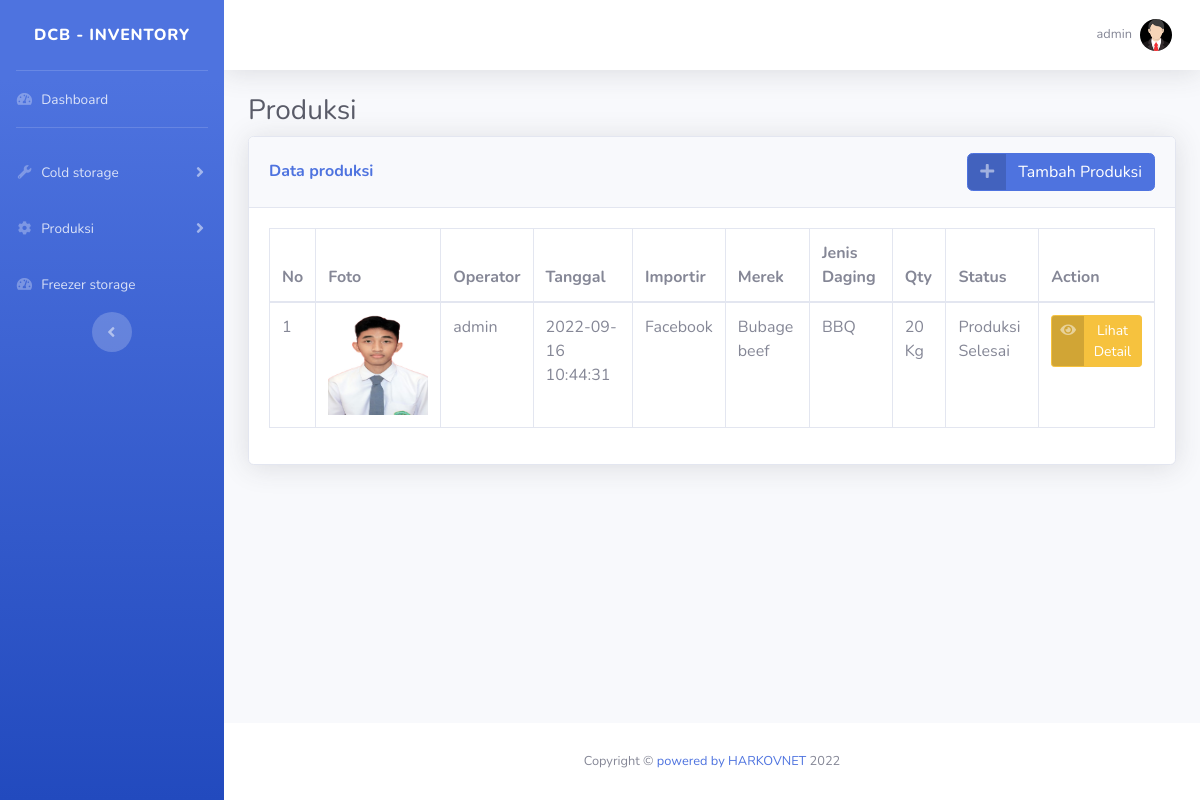
Screenshot of /Inventory/produksi/produksi.php (signed in) with the database file from the repository.
### tables this page shows
CREATE TABLE `tempcoldstorage` (
  `id` int(10) NOT NULL,
  `tanggalwaktu` varchar(30) NOT NULL,
  `importir` varchar(30) NOT NULL,
  `merek` varchar(30) NOT NULL,
  `jenisdaging` varchar(30) NOT NULL,
  `qty` float NOT NULL,
  `hargadasar` float NOT NULL,
  `hargaaset` float NOT NULL,
  `operator` varchar(30) NOT NULL,
  `foto` varchar(100) NOT NULL,
  `status` int(3) NOT NULL,
  `jenisproduksi` varchar(100) NOT NULL,
  `qtyhasil` varchar(100) NOT NULL,
  `berat` varchar(100) NOT NULL,
  `totalassetfreezer` varchar(30) NOT NULL
);

### Inventory/produksi/produksi.php (the view, shortened to what this page needs)
<!DOCTYPE html>
<?php
include '../../database.php';
?>
<html lang="en">
<head>
    <link href="https://cdnjs.cloudflare.com/ajax/libs/select2/4.0.10/css/select2.min.css" rel="stylesheet" />
    <link rel="stylesheet" href="https://cdnjs.cloudflare.com/ajax/libs/font-awesome/5.15.1/css/all.min.css" />
    <link href="../../assets/css/sb-admin-2.min.css" rel="stylesheet">
    <link href="../../assets/vendor/datatables/dataTables.bootstrap4.min.css" rel="stylesheet">
</head>
<body id="page-top">
    <div id="wrapper">
        <ul class="navbar-nav bg-gradient-primary sidebar sidebar-dark accordion" id="accordionSidebar">
            <a class="sidebar-brand d-flex align-items-center justify-content-center" href="index.html">
                <div class="sidebar-brand-text mx-3">DCB - Inventory </div>
            </a>
            <hr class="sidebar-divider my-0">
            <li class="nav-item">
                <a class="nav-link" href="../index.php">
                    <i class="fas fa-fw fa-tachometer-alt"></i>
                    <span>Dashboard</span></a>
            </li>
            <hr class="sidebar-divider">
            <li class="nav-item">
                <a class="nav-link collapsed" href="#" data-toggle="collapse" data-target="#collapseUtilities" aria-expanded="true" aria-controls="collapseUtilities">
                    <i class="fas fa-fw fa-wrench"></i>
                    <span>Cold storage</span>
                </a>
            </li>
            <li class="nav-item">
                <a class="nav-link collapsed" href="#" data-toggle="collapse" data-target="#collapseTwo" aria-expanded="true" aria-controls="collapseTwo">
                    <i class="fas fa-fw fa-cog"></i>
                    <span>Produksi</span>
                </a>
            </li>
            <li class="nav-item">
                <a class="nav-link" href="../freezer/freezer_storage.php">
                    <i class="fas fa-fw fa-tachometer-alt"></i>
                    <span>Freezer storage</span></a>
            </li>
            <div class="text-center d-none d-md-inline">
                <button class="rounded-circle border-0" id="sidebarToggle"></button>
            </div>
        </ul>
        <div id="content-wrapper" class="d-flex flex-column">
            <div id="content">
                <nav class="navbar navbar-expand navbar-light bg-white topbar mb-4 static-top shadow">
                    <ul class="navbar-nav ml-auto">
                        <li class="nav-item dropdown no-arrow">
                            <a class="nav-link dropdown-toggle" href="#" id="userDropdown" role="button" data-toggle="dropdown" aria-haspopup="true" aria-expanded="false">
                                <span class="mr-2 d-none d-lg-inline text-gray-600 small"><?php echo $_SESSION['username']; ?></span>
                                <img class="img-profile rounded-circle" src="../../assets/img/static/avatar1.png">
                            </a>
                        </li>
                    </ul>
                </nav>
                <div class="container-fluid">
                    <h1 class="h3 mb-2 text-gray-800">Produksi</h1>
                    <div class="card shadow mb-4">
                        <div class="card-header py-3 d-flex justify-content-between align-items-center">
                            <h6 class="m-0 font-weight-bold text-primary">Data produksi</h6>
                            <a href="#" class="btn btn-primary btn-icon-split" data-toggle="modal" data-target="#exampleModal" data-whatever="@mdo">
                                <span class="icon text-white-50">
                                    <i class="fas fa-plus"></i>
                                </span>
                                <span class="text">Tambah Produksi</span>
                            </a>
                        </div>
                        <div class="card-body">
                            <div class="table-responsive">
                                <table class="table table-bordered" id="dataTable" width="100%" cellspacing="0">
                                    <thead>
                                        <tr>
                                            <th>No</th>
                                            <th>Foto</th>
                                            <th>Operator</th>
                                            <th>Tanggal</th>
                                            <th>Importir</th>
                                            <th>Merek</th>
                                            <th>Jenis Daging</th>
                                            <th>Qty</th>
                                            <th>Status</th>
                                            <th>Action</th>
                                        </tr>
                                    </thead>
                                    <?php
                                    $sql = "SELECT * FROM tempcoldstorage";
                                    $result = mysqli_query($db, $sql);
                                    $no = 1;
                                    if (mysqli_num_rows($result) > 0) {
                                        while ($row = mysqli_fetch_assoc($result)) {
                                            echo "<tr>";
                                            echo "<td>" . $no . "</td>";
                                            echo "<td><img src='../../assets/img/produksi/" . $row['foto'] . "' width='100px' height='100px'></td>";
                                            echo "<td>" . $row['operator'] . "</td>";
                                            echo "<td>" . $row['tanggalwaktu'] . "</td>";
                                            echo "<td>" . $row['importir'] . "</td>";
                                            echo "<td>" . $row['merek'] . "</td>";
                                            echo "<td>" . $row['jenisdaging'] . "</td>";
                                            echo "<td>" . $row['qty'] . " Kg</td>";
                                            if ($row['status'] == 0) {
                                                echo "<td>Dalam Produksi</td>";
                                            } elseif ($row['status'] == 1) {
                                                echo "<td>Menunggu Hasil Produksi</td>";
                                            } else {
                                                echo "<td>Produksi Selesai</td>";
                                            }
                                            if ($row['status'] == 0) {
                                                echo "<td class='d-flex flex-row'><a href='produksiselesai.php?id=" . $row['id'] . "' class='btn btn-primary btn-icon-split btn-sm mr-2'>
                                                    <span class='icon text-white-50'>
                                                        <i class='fas fa-check'></i>
                                                    </span>
                                                    <span class='text'>Selesai</span>
                                                    </a>
                                                    <a href='deleteproduksi.php?id=" . $row['id'] . "' class='btn btn-danger btn-icon-split btn-sm'>
                                                    <span class='icon text-white-50'>
                                                        <i class='fas fa-trash'></i>
                                                    </span>
                                                    <span class='text'>Hapus</span>
                                                    </a></td>";
                                            } elseif ($row['status'] == 2) {
                                                echo "<td><a href='detailhasilproduksi.php?id=" . $row['id'] . "' class='btn btn-warning btn-icon-split btn-sm'>
                                                    <span class='icon text-white-50'>
                                                        <i class='fas fa-eye'></i>
                                                    </span>
                                                    <span class='text'>Lihat Detail</span>
                                                    </a>
                                                    </td>";
                                            }
                                            $no++;
                                            echo "</tr>";
                                        }
                                    } else {
                                        echo "0 results";
                                    }
                                    ?>
                                </table>
                            </div>
                        </div>
                    </div>
                </div>
            </div>
            <footer class="sticky-footer bg-white">
                <div class="container my-auto">
                    <div class="copyright text-center my-auto">
                        <span>Copyright &copy; <a href="http://harkovnet.manhost.my.id">powered by HARKOVNET</a></span>
                    </div>
                </div>
            </footer>
        </div>
    </div>
</body>
</html>

### rows the page displays
tempcoldstorage: foto (picture), operator "admin", tanggalwaktu "2022-09-16 10:44:31", importir "Facebook", merek "Bubage beef", jenisdaging "BBQ", qty "20", status "Produksi Selesai"

### other values shown
$_SESSION['username'] "admin"
